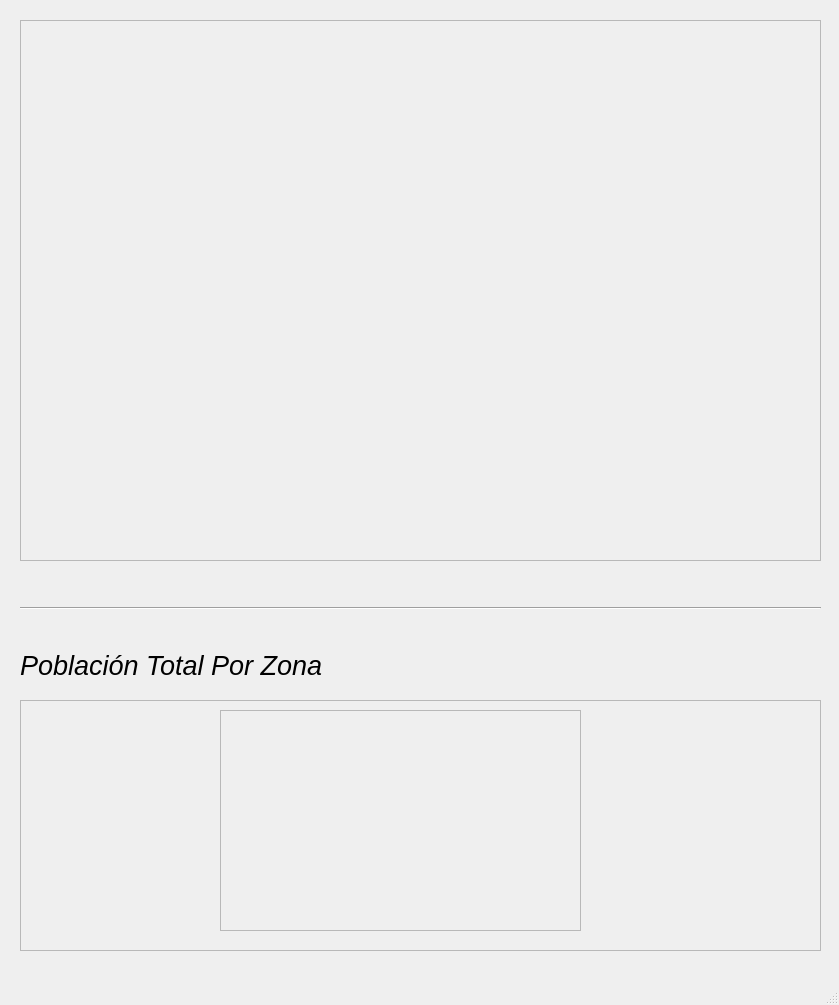
<?xml version="1.0" encoding="UTF-8"?>
<ui version="4.0">
 <class>MainWindow</class>
 <widget class="QMainWindow" name="MainWindow">
  <property name="geometry">
   <rect>
    <x>0</x>
    <y>0</y>
    <width>839</width>
    <height>1005</height>
   </rect>
  </property>
  <property name="windowTitle">
   <string>MainWindow</string>
  </property>
  <widget class="QWidget" name="centralwidget">
   <widget class="QFrame" name="frame">
    <property name="geometry">
     <rect>
      <x>20</x>
      <y>20</y>
      <width>801</width>
      <height>541</height>
     </rect>
    </property>
    <property name="autoFillBackground">
     <bool>false</bool>
    </property>
    <property name="frameShape">
     <enum>QFrame::StyledPanel</enum>
    </property>
    <property name="frameShadow">
     <enum>QFrame::Raised</enum>
    </property>
   </widget>
   <widget class="QFrame" name="frame2">
    <property name="geometry">
     <rect>
      <x>20</x>
      <y>700</y>
      <width>801</width>
      <height>251</height>
     </rect>
    </property>
    <property name="frameShape">
     <enum>QFrame::StyledPanel</enum>
    </property>
    <property name="frameShadow">
     <enum>QFrame::Raised</enum>
    </property>
    <widget class="QFrame" name="frame3">
     <property name="geometry">
      <rect>
       <x>200</x>
       <y>10</y>
       <width>361</width>
       <height>221</height>
      </rect>
     </property>
     <property name="autoFillBackground">
      <bool>true</bool>
     </property>
     <property name="frameShape">
      <enum>QFrame::StyledPanel</enum>
     </property>
     <property name="frameShadow">
      <enum>QFrame::Raised</enum>
     </property>
    </widget>
   </widget>
   <widget class="QLabel" name="title">
    <property name="geometry">
     <rect>
      <x>20</x>
      <y>640</y>
      <width>381</width>
      <height>51</height>
     </rect>
    </property>
    <property name="font">
     <font>
      <pointsize>20</pointsize>
      <italic>true</italic>
      <strikeout>false</strikeout>
     </font>
    </property>
    <property name="text">
     <string>Población Total Por Zona</string>
    </property>
   </widget>
   <widget class="Line" name="line">
    <property name="geometry">
     <rect>
      <x>20</x>
      <y>600</y>
      <width>801</width>
      <height>16</height>
     </rect>
    </property>
    <property name="font">
     <font>
      <pointsize>4</pointsize>
     </font>
    </property>
    <property name="orientation">
     <enum>Qt::Horizontal</enum>
    </property>
   </widget>
  </widget>
  <widget class="QMenuBar" name="menubar">
   <property name="geometry">
    <rect>
     <x>0</x>
     <y>0</y>
     <width>839</width>
     <height>21</height>
    </rect>
   </property>
  </widget>
  <widget class="QStatusBar" name="statusbar"/>
 </widget>
 <resources/>
 <connections/>
</ui>
